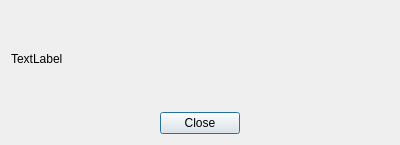
<?xml version="1.0" encoding="UTF-8"?>
<ui version="4.0">
    <class>TransactionErrorDialog</class>
    <widget class="QDialog" name="TransactionErrorDialog">
        <property name="geometry">
            <rect>
                <x>0</x>
                <y>0</y>
                <width>400</width>
                <height>145</height>
            </rect>
        </property>
        <property name="windowTitle">
            <string>Transaction error</string>
        </property>
        <layout class="QVBoxLayout" name="verticalLayout">
            <item>
                <widget class="QLabel" name="label">
                    <property name="text">
                        <string>TextLabel</string>
                    </property>
                </widget>
            </item>
            <item>
                <layout class="QHBoxLayout" name="horizontalLayout">
                    <item>
                        <spacer name="horizontalSpacer">
                            <property name="orientation">
                                <enum>Qt::Horizontal</enum>
                            </property>
                            <property name="sizeHint" stdset="0">
                                <size>
                                    <width>40</width>
                                    <height>20</height>
                                </size>
                            </property>
                        </spacer>
                    </item>
                    <item>
                        <widget class="QPushButton" name="errorDialogCloseBtn">
                            <property name="text">
                                <string>Close</string>
                            </property>
                        </widget>
                    </item>
                    <item>
                        <spacer name="horizontalSpacer_2">
                            <property name="orientation">
                                <enum>Qt::Horizontal</enum>
                            </property>
                            <property name="sizeHint" stdset="0">
                                <size>
                                    <width>40</width>
                                    <height>20</height>
                                </size>
                            </property>
                        </spacer>
                    </item>
                </layout>
            </item>
        </layout>
    </widget>
    <resources/>
    <connections>
        <connection>
            <sender>errorDialogCloseBtn</sender>
            <signal>clicked()</signal>
            <receiver>TransactionErrorDialog</receiver>
            <slot>close()</slot>
            <hints>
                <hint type="sourcelabel">
                    <x>199</x>
                    <y>105</y>
                </hint>
                <hint type="destinationlabel">
                    <x>199</x>
                    <y>72</y>
                </hint>
            </hints>
        </connection>
    </connections>
</ui>
